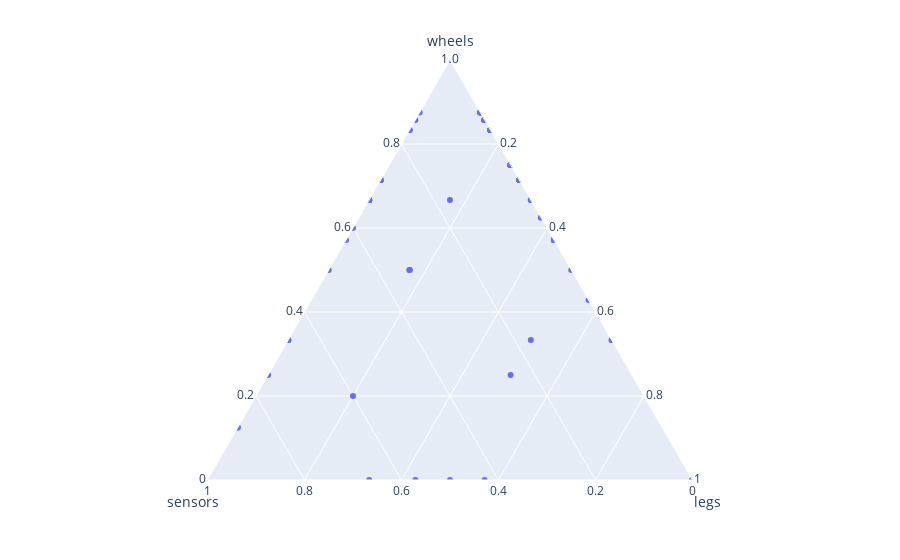
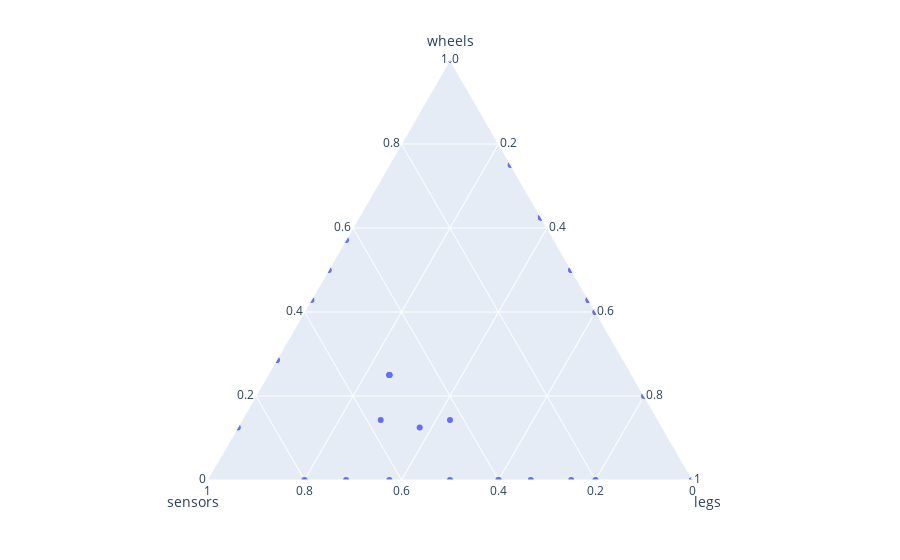
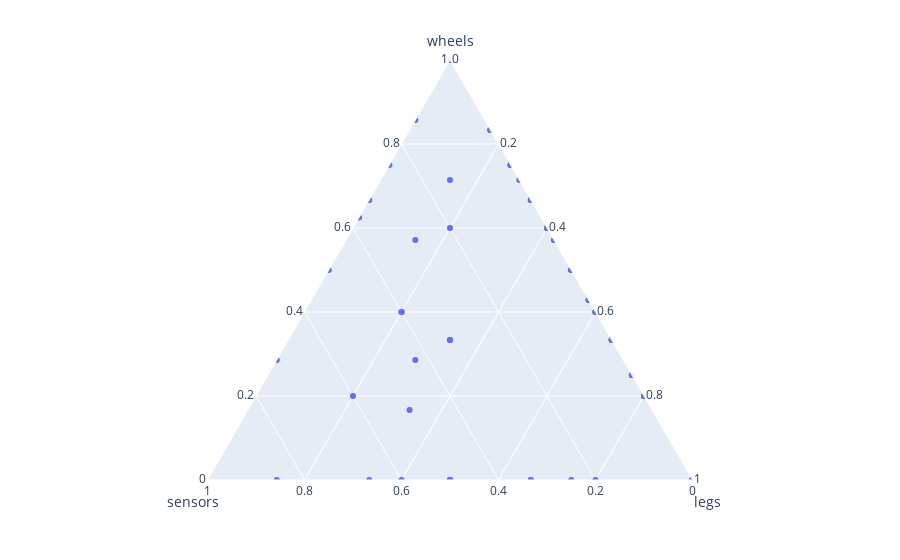
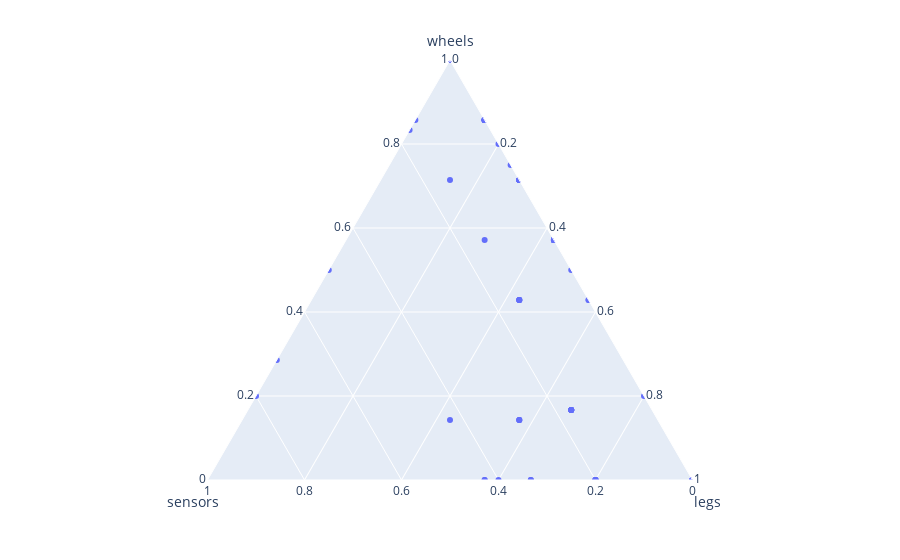

Notebook code for these charts, in order:
### Code cell
# Plot the max value for each combination of organs
replicates_number = REPLICATES
# replicates_number = 1
mn = SCALING_VALUES[0][0]
mx = SCALING_VALUES[0][1]
organ_comb = [5,6,7]
organ_labels = ['wheels','sensors','legs']
import plotly.express as px

# Replicates       
for i in range(replicates_number):
    robots_data = []    
    for j in range(ROBOTS_NUMBER):
        temp_ratios = []
        for organ in range(len(organ_comb)):
            if(organ_comb[organ] == 7):
                x = int(var2_morph_descriptors_collection[0][i][j,organ_comb[organ]]*16/2)
            else:
                x = int(var2_morph_descriptors_collection[0][i][j,organ_comb[organ]]*16)
            temp_ratios.append(x)  
        dic = {"wheels":temp_ratios[0], "sensors":temp_ratios[1], "legs":temp_ratios[2]}
        robots_data.append(dic)
    fig = px.scatter_ternary(robots_data, a="wheels", b="sensors", c="legs")        
    fig.show()
#     fig.savefig(REPOSITORY + var1 + str(i) +  'ternary.png',dpi=200, bbox_inches='tight')
    fig.write_image(file=REPOSITORY + var1 + str(i) +  'ternary.png', format='png')
#     plt.savefig(REPOSITORY + var1 + organ_labels[organ][1] + organ_labels[organ][0]  + str(i) +  'ratio.png',dpi=200, bbox_inches='tight')
#     plt.close(fig)

# Replicates       
robots_data = []
for i in range(replicates_number):
    for j in range(ROBOTS_NUMBER):
        temp_ratios = []
        for organ in range(len(organ_comb)):
            if(organ_comb[organ] == 7):
                x = int(var2_morph_descriptors_collection[0][i][j,organ_comb[organ]]*16/2)
            else:
                x = int(var2_morph_descriptors_collection[0][i][j,organ_comb[organ]]*16)
            temp_ratios.append(x)  
        dic = {"wheels":temp_ratios[0], "sensors":temp_ratios[1], "legs":temp_ratios[2]}
        robots_data.append(dic)
fig = px.scatter_ternary(robots_data, a="wheels", b="sensors", c="legs")        
fig.show()
#     fig.savefig(REPOSITORY + var1 + str(i) +  'ternary.png',dpi=200, bbox_inches='tight')
fig.write_image(file=REPOSITORY + var1 +  'ternaryallrobots.png', format='png')
#     plt.savefig(REPOSITORY + var1 + organ_labels[organ][1] + organ_labels[organ][0]  + str(i) +  'ratio.png',dpi=200, bbox_inches='tight')
#     plt.close(fig)

# Replicates
for i in range(replicates_number):
    robots_data = []    
    for j in range(ROBOTS_NUMBER):
        temp_ratios = []
        for organ in range(len(organ_comb)):
            if(organ_comb[organ] == 7):
                x = int(var2_morph_descriptors_collection[0][i][j,organ_comb[organ]]*16/2)
            else:
                x = int(var2_morph_descriptors_collection[0][i][j,organ_comb[organ]]*16)
            temp_ratios.append(x)
        current_fitness = scale_val(var2_fitness_collection[0][i][j,3], mn, mx)
        if(current_fitness > 0.5):
            dic = {"wheels":temp_ratios[0], "sensors":temp_ratios[1], "legs":temp_ratios[2], "robot":j}
            robots_data.append(dic)
fig = px.scatter_ternary(robots_data, a="wheels", b="sensors", c="legs")        
fig.show()
#     fig.savefig(REPOSITORY + var1 + str(i) +  'ternary.png',dpi=200, bbox_inches='tight')
fig.write_image(file=REPOSITORY + var1 +  'ternarythreshold.png', format='png')
#     plt.savefig(REPOSITORY + var1 + organ_labels[organ][1] + organ_labels[organ][0]  + str(i) +  'ratio.png',dpi=200, bbox_inches='tight')
#     plt.close(fig)

### Figure 1 — Plotly figure (JSON) as saved in the notebook; plotly's stock layout.template omitted (floating-point values rounded to 4 significant figures; data arrays with more than 128 entries replaced by an {"elided": "..."} marker saying what was removed)
{"data": [{"a": {"elided": "180 int values"}, "b": {"elided": "180 int values"}, "c": {"elided": "180 int values"}, "hovertemplate": "wheels=%{a}<br>sensors=%{b}<br>legs=%{c}<extra></extra>", "legendgroup": "", "marker": {"color": "#636efa", "symbol": "circle"}, "mode": "markers", "name": "", "showlegend": false, "subplot": "ternary", "type": "scatterternary"}], "layout": {"legend": {"tracegroupgap": 0}, "margin": {"t": 60}, "ternary": {"aaxis": {"title": {"text": "wheels"}}, "baxis": {"title": {"text": "sensors"}}, "caxis": {"title": {"text": "legs"}}, "domain": {"x": [0, 1], "y": [0, 1]}}}}

### Figure 2 — Plotly figure (JSON) as saved in the notebook; plotly's stock layout.template omitted (floating-point values rounded to 4 significant figures; data arrays with more than 128 entries replaced by an {"elided": "..."} marker saying what was removed)
{"data": [{"a": {"elided": "180 int values"}, "b": {"elided": "180 int values"}, "c": {"elided": "180 int values"}, "hovertemplate": "wheels=%{a}<br>sensors=%{b}<br>legs=%{c}<extra></extra>", "legendgroup": "", "marker": {"color": "#636efa", "symbol": "circle"}, "mode": "markers", "name": "", "showlegend": false, "subplot": "ternary", "type": "scatterternary"}], "layout": {"legend": {"tracegroupgap": 0}, "margin": {"t": 60}, "ternary": {"aaxis": {"title": {"text": "wheels"}}, "baxis": {"title": {"text": "sensors"}}, "caxis": {"title": {"text": "legs"}}, "domain": {"x": [0, 1], "y": [0, 1]}}}}

### Figure 3 — Plotly figure (JSON) as saved in the notebook; plotly's stock layout.template omitted (floating-point values rounded to 4 significant figures; data arrays with more than 128 entries replaced by an {"elided": "..."} marker saying what was removed)
{"data": [{"a": {"elided": "180 int values"}, "b": {"elided": "180 int values"}, "c": {"elided": "180 int values"}, "hovertemplate": "wheels=%{a}<br>sensors=%{b}<br>legs=%{c}<extra></extra>", "legendgroup": "", "marker": {"color": "#636efa", "symbol": "circle"}, "mode": "markers", "name": "", "showlegend": false, "subplot": "ternary", "type": "scatterternary"}], "layout": {"legend": {"tracegroupgap": 0}, "margin": {"t": 60}, "ternary": {"aaxis": {"title": {"text": "wheels"}}, "baxis": {"title": {"text": "sensors"}}, "caxis": {"title": {"text": "legs"}}, "domain": {"x": [0, 1], "y": [0, 1]}}}}

### Figure 4 — Plotly figure (JSON) as saved in the notebook; plotly's stock layout.template omitted (floating-point values rounded to 4 significant figures; data arrays with more than 128 entries replaced by an {"elided": "..."} marker saying what was removed)
{"data": [{"a": {"elided": "180 int values"}, "b": {"elided": "180 int values"}, "c": {"elided": "180 int values"}, "hovertemplate": "wheels=%{a}<br>sensors=%{b}<br>legs=%{c}<extra></extra>", "legendgroup": "", "marker": {"color": "#636efa", "symbol": "circle"}, "mode": "markers", "name": "", "showlegend": false, "subplot": "ternary", "type": "scatterternary"}], "layout": {"legend": {"tracegroupgap": 0}, "margin": {"t": 60}, "ternary": {"aaxis": {"title": {"text": "wheels"}}, "baxis": {"title": {"text": "sensors"}}, "caxis": {"title": {"text": "legs"}}, "domain": {"x": [0, 1], "y": [0, 1]}}}}
